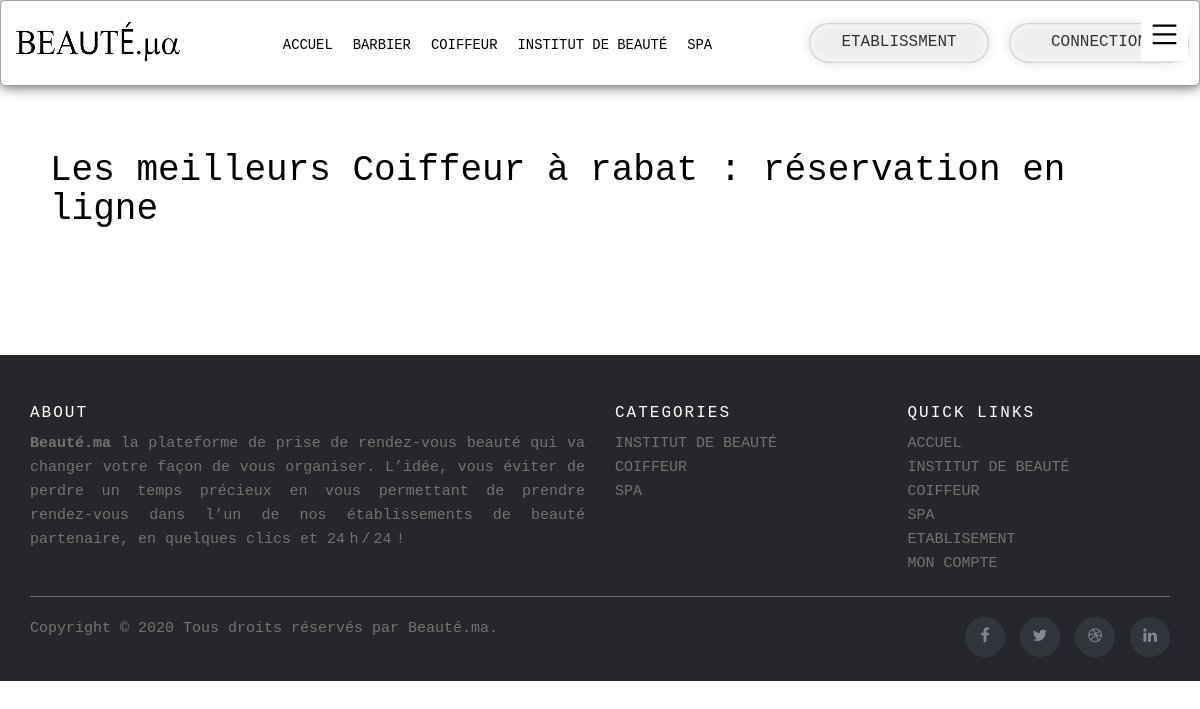
Page /index/et.php?cate=1&ville=rabat on the committed database.
### tables this page shows
CREATE TABLE `categories` (
  `categoryId` int(11) NOT NULL,
  `categoryName` varchar(100) NOT NULL,
  `categoryDesc` varchar(500) DEFAULT NULL,
  `categoryKey` varchar(500) DEFAULT NULL
);

### index/et.php (the view, shortened to what this page needs)
<!DOCTYPE html>
<html lang="en">
<head>
    <link rel="stylesheet" href="https://cdnjs.cloudflare.com/ajax/libs/font-awesome/4.7.0/css/font-awesome.min.css">
    <link rel="stylesheet" href="https://maxcdn.bootstrapcdn.com/bootstrap/3.3.7/css/bootstrap.min.css">
    <link rel="stylesheet" href="..\style\index.css">
    <link rel="stylesheet" href="..\style\et.css">
</head>
<body>
     <?php
     require 'navbar.php';
     ?>
     <?php
         if(isset($_GET['cate']) && $_GET['ville'] ){
           $cate=$_GET['cate'];
           $ville=$_GET['ville'];
           }
           else{
           echo'erreur';
           }
     ?>
     <br><br>
    <div class="et" style="max-width:1100px;margin:auto">
         <?php
         $sql="SELECT `categories`.`categoryName` FROM `categories` WHERE `categories`.`categoryId` =$cate";
         $stmt = $db->query($sql);
         while ($row = $stmt->fetch()) {
            $rowCate=$row['categoryName'];
         }
         ?>
   <?php
        echo('<h1 style="color: black;">Les meilleurs '.$rowCate.'   à '.$ville.'   : réservation en ligne</h1>')
   ?>
    <div class="espace"></div>
    <br><br>
    </div>
    <?php
    require 'footer.php';
    ?>
</body>
</html>

### index/navbar.php (shortened to what this page needs)
<header class="header">
    <h1 class="logo"><a href="#"><img src="../photo/logo.png" alt=""></a></h1>
    <ul class="main-nav" id="ul">
      <li><a href="index.php">ACCUEL</a></li>
      <?php
      $db=Database::connect();
      $stmt = $db->query("SELECT * FROM `categories` ORDER BY `categories`.`categoryName`");
      while ($row = $stmt->fetch()) {
      echo '<a href="etabl.php?cate='.$row['categoryId'].'">'.$row['categoryName'].'</a></li>';
      }
      $existe='';
      ?>
  </ul>
  <ul class="ul-1" id="ul1">
      <li>
          <div class="input">
            <?php
             if($_SESSION['ID'] != NULL){
               if($existe !=''){
                 $link="admin.php";
               }
               else if($existe==''){
                 $link="etablessment.php";
               }
             }
             else $link="login.php";
             ?>
                <form action=<?php echo$link; ?>>
                  <input type="submit" value="ETABLISSMENT">
               </form>
          </div>
      </li>
      <li>
        <div>
          <?php
          if($_SESSION['ID'] != NULL){
            $value="Deconnecte";
            echo'<form method="POST"  >';
            echo'<input type="submit" name='.$value.' value='.$value.'>';
            echo'</form>';
          }
          else{
            $value="Connection";
            echo'<form action="login.php">
            <input type="submit" value="'.$value.'">
            </form>';
          }
          ?>
        </div>
    </li>
  </ul>
  <button class="plus-menu" id="btn1" value="btn1" onclick="menu(this.value)" style="display: block;">
          <div >
        </div>
      </button>
</header>

### style/index.css (style rules this page uses)
* { box-sizing: border-box; }
body { font-family: "Courier New", Courier, monospace ; line-height: 1.6; margin: 0; min-height: 100vh; }
ul { margin: 0; padding: 0; list-style: none; }
.logo { margin: 0; }
.logo img { height: 50px; width: 175px; margin: 0; padding: 0; }
a { text-decoration: none; color: black; }
.main-nav { margin-top: 5px; }
.logo a, .main-nav a { padding: 0px 10px; text-transform: uppercase; text-align: center; display: block; }
.main-nav a { color:black; font-size: .99em; }
.header { padding-top: .5em; padding-bottom: .5em; border: 1px solid #a2a2a2; background-color: #ffffff; box-shadow: 0px 0px 14px 0px rgba(0,0,0,0.75); border-radius: 5px; }
.ul-1 { display: flex; flex-wrap: wrap; justify-content: center; }
.ul-1 li { padding: 15px 10px; text-align: center; }
.ul-1 li input { border: none; margin: auto; width: 180px; height: 40px; background: #f0efef; box-shadow: 0px 0px 10px 2px rgba(59,59,59,0.1), inset 0 0px 0px 0 rgba(0,0,0,0), inset 0 0px 0 0 rgba(255,255,255,0), inset 0 0px 0px 0 rgba(0,0,0,0), inset 0 0px 0px 0 rgba(0,0,0,0), inset 0 0px 2px 1px #C2C2CB, inset 0 0px 5px 2px #FFFFFF; border-radius: 100px; font-size: 16px; font-family: "Courier New", Courier, monospace ; text-transform: uppercase; }
.ul-1 li div { border-radius: 100px; }
.plus-menu { color: black; position: absolute; top: 17px; right: 12px; border: none; background-color: white; }
@media (min-width: 769px) { .header, .main-nav { display: flex; } }
@media (min-width: 769px) { .header { flex-direction: column; align-items: center; } }
@media (min-width: 1025px) { .header { flex-direction: row; justify-content: space-between; } }
@media (min-width: 1025px) { .plus-menu { display: none; } }
@media (min-width: 1025px) { #ul { display: flex; } }
@media (min-width: 1025px) { #ul1 { display: flex; } }
.espace { height: 70px; width: 100%; background-color: white; }

### rows in the picture
categories: categoryName "BARBIER"
categories: categoryName "COIFFEUR", categoryName "Coiffeur"
categories: categoryName "INSTITUT DE BEAUTÉ"
categories: categoryName "SPA"

### other values in the picture
$ville "rabat"
